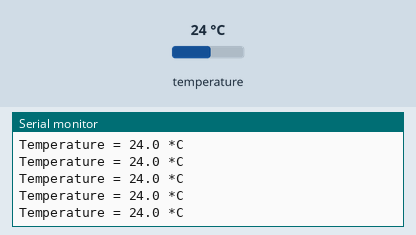
Simulated run of this sketch. Board: Arduino Uno, built with avr-gcc and run on an emulated ATmega328P. Parts: the last lines printed to the serial monitor. Inputs (shaded band) come from the test bench; at power-on: temperature 24 °C.

Above: at 1.2 s.
1.3 s: temperature set to 12 °C
At 2.2 s:
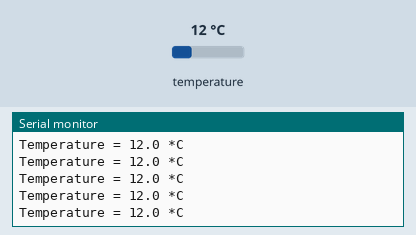
4.3 s: temperature set to 19 °C
At 4.9 s:
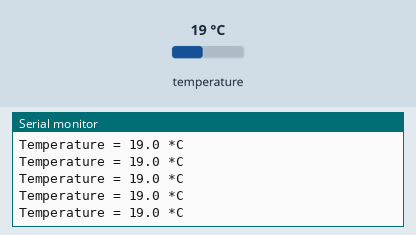
Timing chart, 0 to 7.3 s (numbered marks = the images above; inputs shaded):
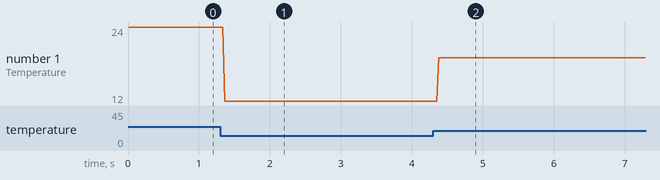

Measured:
- after the input at 1.3 s, the serial monitor: prints a new line after 0.06 s (image 1)
- after the input at 4.3 s, the serial monitor: prints a new line after 0.08 s (image 2)
- plotted number 1: 24 → 12 after the input at 1.3 s, 12 → 19 after the input at 4.3 s

The sketch:

sketch_oct21a.ino
```cpp
#include <Wire.h>
#include <Adafruit_Sensor.h>
#include <Adafruit_BMP280.h>

Adafruit_BMP280 bmp280;

void setup() {
  Serial.begin(9600);
  Serial.println(F("BMP280"));

  if(!bmp280.begin(0x76)) {
    while(1);
  }
  bmp280.setSampling(Adafruit_BMP280::MODE_NORMAL,
                     Adafruit_BMP280::SAMPLING_X16,
                     Adafruit_BMP280::SAMPLING_X2,
                     Adafruit_BMP280::FILTER_X16,
                     Adafruit_BMP280::STANDBY_MS_500);
}

void loop() {
  float temperature = bmp280.readTemperature();

  Serial.print(F("Temperature = "));
  Serial.print(temperature, 1);
  Serial.println(" *C");

  Serial.println();
  delay(10);
}
```
